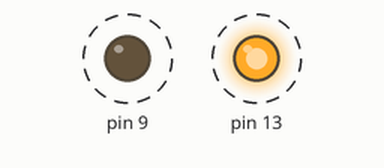
Simulated run of this sketch. Board: Arduino Uno, built with avr-gcc and run on an emulated ATmega328P. Parts: output pins drawn as LEDs (lit = HIGH). Dashed ring = blinking.

Above: at 0.2 s.
Timing chart, 0 to 4.6 s (numbered marks = the images above):
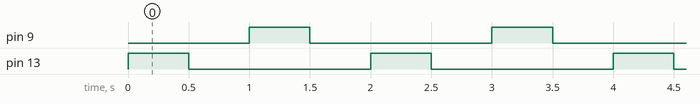

The sketch:

TrafficLight.ino
```cpp
// C++ code
//
void setup()
{
  pinMode(13, OUTPUT);
  pinMode(9, OUTPUT);
}

void loop()
{
  // your led will glow/on
  digitalWrite(13, HIGH);
  // your led glow for 500 miliseconds / half seconds
  delay(500); // Wait for 500 millisecond(s)
  digitalWrite(13, LOW);
  delay(500); // Wait for 500 millisecond(s)
  digitalWrite(9, HIGH);
  delay(500); // Wait for 500 millisecond(s)
  digitalWrite(9, LOW);
  delay(500); // Wait for 500 millisecond(s)
}
```

Measured:
- by itself, pin 9, pin 13: alternates HIGH for 0.50 s and LOW for 1.5 s
- by itself, everything shown: repeats every 2.0 s, in 4 steps
